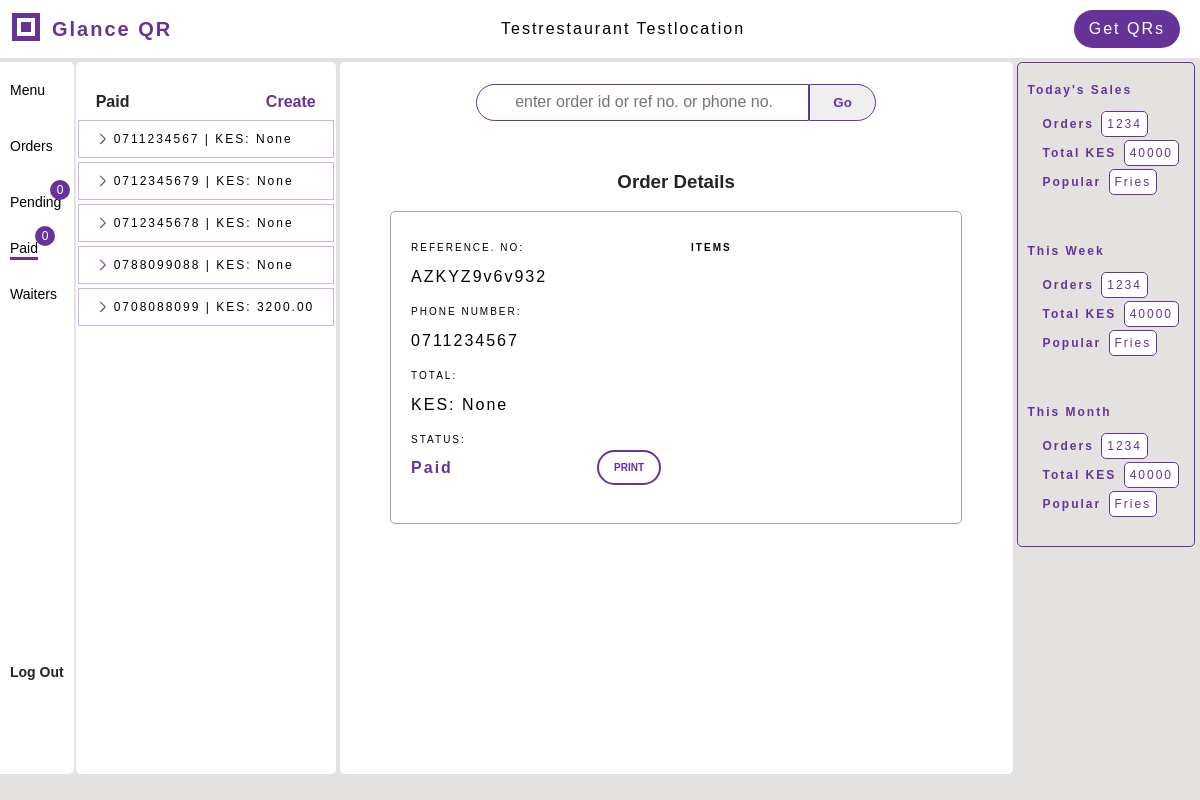
The page /paid/ (signed in) on the database its author committed.
### menus/models.py (models this page shows, shortened)
class Restaurant(models.Model):
    restaurant_id = models.AutoField(primary_key=True)
    name = LowercaseTextField(max_length=100, null=True, blank=False)
    location = LowercaseTextField(max_length=50, null=True, blank=False)
    email = models.EmailField(unique=True, null=True, blank=False)
    phone_number = PhoneNumber(max_length=15, null=True, blank=False)
    till_number = models.IntegerField(null=True, blank=False)
    created_by = models.OneToOneField(User, on_delete=models.SET_NULL, null=True)

class Order(models.Model):
    order_id = models.AutoField(primary_key=True)
    reference_number = models.CharField(unique=True, max_length=20)
    table_number = models.IntegerField(null=True, blank=False)
    phone_number = PhoneNumber(max_length=15, null=True, blank=False)
    restaurant = models.ForeignKey(Restaurant, related_name="orders", on_delete=models.SET_NULL, null=True, blank=True)
    total_amount = models.DecimalField(decimal_places=2, max_digits=10, null=True, default=None)
    paid = models.BooleanField(default=False)
    new = models.BooleanField(default=True)
    created_by = models.ForeignKey('Waiter', on_delete=models.SET_NULL, null=True, related_name='orders')
    category = models.CharField(max_length=20, choices=[('drinks', 'drinks'), ('food', 'food')], null=True, default=None)
    @property
    def items_ordered(self):
        return self.ordered_items.all()

### qrgenerator/views_dashbord.py (the view)
# urls.py: path('paid/', views_dashbord.paid_orders, name='paid'),
def paid_orders(request, order_id=None):
    restaurant = request.user.restaurant
    if not restaurant:
        return HttpResponseForbidden('Access Denied')
    orders = restaurant.orders.filter(paid=True).order_by('order_id')
    context = get_orders_context(order_id, orders, restaurant)
    return render(request, 'qrgenerator/paid.html', context)

### qrgenerator/views_dashbord.py (called while the page is built)
def get_orders_context(order_id, orders, restaurant):
    context = {
        'orders': orders, 'display_order': orders.first(), 'restaurant': restaurant,
        }
    if order_id and (display_order := Order.get(unique_value=order_id)):
        display_order.new = False
        display_order.save()
        context['display_order'] = display_order
    return context

### qrgenerator/templates/qrgenerator/paid.html (shortened to what this page needs)
{% extends 'qrgenerator/dashbord.html' %}
{% block paid %}
<div class="menu-left-item">
    <a href="{% url 'qrgenerator:paid' %}">
        <span class="active-tab">Paid</span>
        <span id="incoming-paid" class="incoming">0</span>
    </a>
</div>
{% endblock %}
{% block menu_elements %}
<div class="menu-elements bg-white">
    <div class="elements-top">
        <div class="elements-title">Paid</div>
        <a target="_blank" href="{% url 'qrgenerator:create_order' restaurant.restaurant_id %}"><span class="create-order">Create</span></a>
    </div>
    <div class="elements-wrapper">
        {% if orders %}
        {% for order in orders %}
        <a href="{% url 'qrgenerator:paid' order.order_id %}">
        <div class="element-highlight {% if order.new %}is-new{% endif %}">
            <span class="item-name item-property">
            {{ order.phone_number }} | KES: {{ order.total_amount }}
            </span>
        </div>
        </a>
        {% endfor %}
        {% endif %}
    </div>
</div>
{% endblock %}
{% block workspace %}
    <div class="form-wrapper">
        <div class="form-title"><h3>Order Details</h3></div>
        <div class="order-summary">
            {% if display_order %}
            <div class="width-250">
                <div class="input-wrapper">
                    <div class="label">Reference. No:</div>
                    <div class="form-input">{{ display_order.reference_number }}</div>
                </div>
                <div class="input-wrapper">
                    <div class="label">Phone Number:</div>
                    <div class="form-input">{{ display_order.phone_number }}</div>
                </div>
                <div class="input-wrapper"><div class="label">Total:</div>
                    <div class="form-input">KES: {{ display_order.total_amount }}</div>
                </div>
                <div class="input-wrapper">
                    <div class="label">Status:</div>
                    <div class="status">{% if display_order.paid %}Paid{% endif %}
                        <form method="POST" action="" class="paid-btn-wrapper">
                            <button type="submit" class="mark-paid">PRINT</button>
                        </form>
                    </div>
                </div>
                <br>
            </div>
            <div class="width-250 padding-left-10">
            <div class="label items-title">Items</div>
            </div>
            {% else %}
            <p>No Orders at the moment</p>
            {% endif %}
        </div>
</div>
{% endblock %}

### qrgenerator/templates/qrgenerator/dashbord.html (shortened to what this page needs)
<!DOCTYPE html>
<html lang="en">
<head>
    {% load static %}
    <link rel="stylesheet" href="{% static 'qrgenerator/accounts.css' %}">
    <link rel="stylesheet" href="{% static 'qrgenerator/workspace.css' %}">
    <link rel="stylesheet" href="{% static 'qrgenerator/stats.css' %}">
    <link rel="stylesheet" href="{% static 'qrgenerator/print.css' %}">
    <link rel="stylesheet" href="{% static 'qrgenerator/dashbord_mobile.css' %}">
</head>
<body>
<section class="page-header np">
        <div class="header-top">
            <div class="page-title">
                <div class="logo">
                    <svg width="32" height="32" xmlns="http://www.w3.org/2000/svg">
                        <rect x="2" y="2" width="28" height="28" fill="rebeccapurple" />
                        <rect x="7" y="7" width="18" height="18" fill="white" />
                        <rect x="11" y="11" width="10" height="10" fill="rebeccapurple" />
                    </svg>
                </div>
                <div>
                <span id="lipa">Glance</span> <span id="q">Q</span><span>R</span>
                </div>
            </div>
            <div class="restaurant-name">
                {% if restaurant %}
                {{restaurant.name.capitalize }} {{restaurant.location.capitalize}}
                {% endif %}
            </div>
            {% block getqr %}
            <div class="header-right">
                <a href="{% url 'qrgenerator:get_qrs' %}">
                    <div class="gen-codes">Get QRs</div>
                </a>
            </div>
            {% endblock %}
        </div>
</section>
<section class="main-section">
    {% block far_left %}
    <div class="main-section-left bg-light-gray np">
        <div class="menu-left bg-white">
            <div class="menu-left-first">
                {% block menu %}
                <div class="menu-left-item">
                    <a href="{% url 'qrgenerator:menu' %}">Menu</a>
                </div>
                {% endblock %}
                {% block orders %}
                <div class="menu-left-item">
                    <a href="{% url 'qrgenerator:orders' %}">Orders</a>
                </div>
                {% endblock %}
                {% block pending %}
                <div class="menu-left-item">
                    <a href="{% url 'qrgenerator:pending' %}">Pending
                        <span id="incoming-pending" class="incoming">0</span>
                    </a>
                </div>
                {% endblock %}
                {% block paid %}{% endblock %}
                {% block waiter %}
                <div class="menu-left-item">
                    <a href="{% url 'waiters:waiters_dash' %}">Waiters
                    </a>
                </div>
                {% endblock %}
            </div>
            {% block logout %}
            <div class="menu-left-item mi">
                <div class="dash-logout">
                    <a href="{% url 'qrgenerator:logout' %}"><div>Log Out</div></a>
                </div>
            </div>
            {% endblock %}
        </div>
        {% endblock %}
        {% block menu_elements %}{% endblock %}
    </div>
    <div class="workspace">
        {% block search %}
        <div id="search-wrapper" class="np">
            <form action="{% url 'qrgenerator:search_order' %}" method="post" id="search-form">
                <div id="query-wrapper">
                    <input type="search" name="query" id="input-search" required placeholder="Enter order id or ref no. or phone no.">
                </div>
                <button type="submit" id="button-search">Go</button>
            </form>
        </div>
        {% endblock %}
        {% block workspace %}{% endblock %}
    </div>
    {% block stats %}
    <div class="stats-wrapper">
    <div class="stats np">
        <div class="stats-item">
            <div class="stats-item-title">Today's Sales</div>
            <div class="stat-details">
                <div class="orders-sold stat-wrapper margin-small">
                    <span class="bold">Orders</span>
                    <span class="stat-value">1234</span>
                </div>
                <div class="total-value stat-wrapper margin-small">
                    <span class="bold faded-black">Total KES</span>
                    <span class="stat-value">40000</span>
                    </div>
                <div class="average stat-wrapper margin-small">
                    <span class="bold faded-black">Popular</span>
                    <span class="stat-value">Fries</span>
                </div>
            </div>
        </div>
        <div class="stats-item">
            <div class="stats-item-title">This Week</div>
            <div class="stat-details">
                <div class="orders-sold margin-small">
                    <span class="bold">Orders</span>
                    <span class="stat-value">1234</span>
                </div>
                <div class="total-value margin-small">
                    <span class="bold faded-black">Total KES</span>
                    <span class="stat-value">40000</span>
                    </div>
                <div class="average margin-small">
                    <span class="bold faded-black">Popular</span>
                    <span class="stat-value">Fries</span>
                </div>
            </div>
        </div>
        <div class="stats-item">
            <div class="stats-item-title">This Month</div>
            <div class="stat-details">
                <div class="orders-sold margin-small">
                    <span class="bold">Orders</span>
                    <span class="stat-value">1234</span>
                </div>
                <div class="total-value margin-small">
                    <span class="bold faded-black">Total KES</span>
                    <span class="stat-value">40000</span>
                    </div>
                <div class="average margin-small">
                    <span class="bold faded-black">Popular</span>
                    <span class="stat-value">Fries</span>
                </div>
            </div>
        </div>
    </div>
    </div>
    {% endblock %}
</section>
</body>
</html>

### qrgenerator/static/qrgenerator/accounts.css (style rules this page uses)
:root { --background-color: #fceae0; --light-background: rgb(228, 225, 225); --dark-gray: #2a353d; --white: #ffffff; --black: #000000; --accent-b: #f35217; --brown: #862603; --gray: rgb(163, 163, 163); --info-orange: rgb(236, 155, 4); --green: green; --light-green: rgb(17, 18, 19); --faded-black: rgb(37, 36, 36); --light-purple:rgb(201, 167, 248, 0.9); }
body { background-color: rgb(228, 225, 225); font-family: Arial, sans-serif; letter-spacing: 2px; font-size: 16px; padding: 0; margin: 0; box-sizing: border-box; min-height: 100%; }
.page-header { display: flex; flex-direction: column; justify-content: flex-start; height: fit-content; width: 100%; box-sizing: border-box; margin-bottom: 4px; box-sizing: border-box; }
.header-top { padding: 10px 0px; padding-left: 10px; padding-right: 0; display: flex; align-items: center; width: 100%; height: 100%; justify-content: space-between; box-sizing: border-box; gap: 10px; background: var(--white); }
.page-title { color: rebeccapurple; display: flex; gap: 10px; align-items: center; justify-content: flex-start; font-size: 20px; }
.header-right { display: flex; justify-content: flex-end; }
.gen-codes { padding: 10px 15px; border-radius: 20px; margin-right: 20px; box-sizing: border-box; background: rebeccapurple; color: white; min-height: fit-content; }
.page-title { font-weight: bold; white-space: nowrap; }
.restaurant-name { white-space: nowrap; }
.main-section { display: flex; align-items: flex-start; justify-content: flex-start; gap: 4px; height: 89vh; width: 100%; box-sizing: border-box; }
.main-section-left { display: flex; flex-wrap: nowrap; gap: 2px; width: fit-content; box-sizing: border-box; height: 100%; background: var(--white); }
.menu-left { height: 100%; padding-left: 10px; display: flex; flex-direction: column; justify-content: space-between; padding-right: 10px; border-radius: 0 5px 5px 0; padding-top: 10px; box-sizing: border-box; letter-spacing: normal; }
.menu-left-item { margin-bottom: 20px; padding: 10px 0px; text-align: left; font-size: 14px; display: flex; align-items: center; justify-content: flex-start; flex-wrap: nowrap; white-space: nowrap; }
.incoming { display: flex; align-items: center; justify-content: center; font-size: 12px; height: 20px; width: 20px; background: rebeccapurple; border: none; border-radius: 50%; color: white; position: relative; left: 40px; bottom: 30px; margin-bottom: -30px; }
#incoming-paid { left: 25px; }
.dash-logout { justify-self: flex-end; height: 10vh; font-weight: bold; color: var(--faded-black); }
.menu-elements { display: flex; flex-direction: column; flex-wrap: nowrap; align-items: flex-start; justify-content: flex-start; width: 260px; border-radius: 5px; height: 100%; }
.elements-top { color: rebeccapurple; font-weight: bold; display: flex; align-items: flex-end; justify-content: space-between; width: 100%; height: 60px; letter-spacing: normal; padding: 5px 20px; box-sizing: border-box; }
.elements-title { padding-bottom: 2px; color: var(--faded-black); text-transform:capitalize; }
.elements-wrapper { text-align: left; height: 100%; width: 260px; overflow-y: auto; }
.elements-wrapper > a { display: flex; align-items: center; flex-wrap: nowrap; white-space: nowrap; box-sizing: border-box; }
.element-highlight { display: flex; align-items: center; flex-wrap: nowrap; gap: 4px; justify-content: flex-start; white-space: nowrap; font-size: 12px; padding:10px 0px 10px 15px; box-sizing: border-box; border: 1px solid var(--light-purple); margin: 2px; width: 100%; }
.active-tab { box-sizing: border-box; width: 100%; display: flex; align-items: center; text-decoration: underline; }
.bg-light-gray { background: rgb(228, 225, 225); }
.bg-white { background: var(--white); }
a { text-decoration: none; color: inherit; cursor: pointer; }
button { cursor: pointer; }
.item-property { margin-right: 5px; }
.create-order { display: block; color: rebeccapurple; font-weight: bold; letter-spacing: normal; margin-bottom: 2px; }

### qrgenerator/static/qrgenerator/dashbord_mobile.css (style rules this page uses)
.active-tab { text-decoration-color: rebeccapurple; text-decoration-thickness: 3px; text-underline-offset: 4px; }

### rows shown on the page
Restaurant: name "Testrestaurant", location "Testlocation"
Order: phone_number "0711234567", total_amount "None", reference_number "AZKYZ9v6v932"
Order: phone_number "0712345679", total_amount "None"
Order: phone_number "0712345678", total_amount "None"
Order: phone_number "0788099088", total_amount "None"
Order: phone_number "0708088099", total_amount "3200.00"
